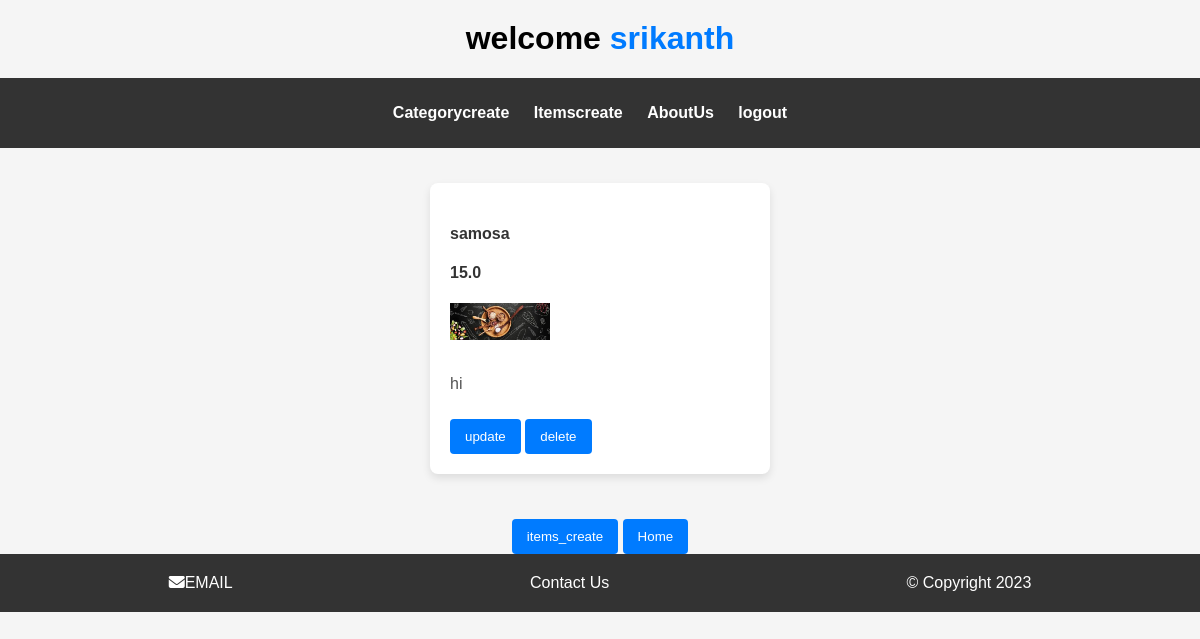
Page /owner_app/items_display_view/8/ (signed in) on the committed database.
### crud_app/models.py (models this page shows)
class food_model(models.Model):
    category_id=models.ForeignKey(category_model,on_delete=models.CASCADE)
    hotel_id=models.IntegerField()
    item_id=models.AutoField(primary_key=True)
    item_name=models.CharField(max_length=30)
    item_price=models.FloatField()
    item_quantity=models.IntegerField(default=1)
    item_desc=models.TextField()
    item_image=models.ImageField()

### owner_app/views.py (the view)
@login_required(login_url='/owner_app/owner_login_view/')
def items_display_view(request,pk):
    res=food_model.objects.filter(category_id=pk)
    return render(request=request,template_name='items_display.html',context={'res':res})

### owner_app/templates/items_display.html (shortened to what this page needs)
<!DOCTYPE html>
<html lang="en">
<head>
</head>
<body>
    {% include 'partials/_header_owner.html' %}
    <div id="items-dis">
    {% if res%}
        {% for i in res %}
        <div id="item">
        <h4>{{i.item_name}}</h4>
        <h4>{{i.item_price}}</h4>
        <img src="{{i.item_image.url}}" alt="" height="100px" width="100px">
        <p>{{i.item_desc}}</p>
        <a href="{% url 'crud_app:item_update' pk=i.item_id%}"><button>update</button></a>
        <a href="{% url 'crud_app:item_delete' pk=i.item_id%}"><button>delete</button></a>
        </div>
        {% endfor %}
    {% endif %}
</div>
<div id="buttons">
<a href="{% url 'crud_app:items' %}"><button>
    items_create
</button></a>
<a href="{% url 'owner_app:sample_home_view' %}"><button>
    Home
</button></a>
</div>
{% include 'partials/_footer.html' %}
</body>
</html>

### owner_app/templates/partials/_header_owner.html (shortened to what this page needs)
<!DOCTYPE html>
<html lang="en">
<head>
    {% load static %}
</head>
<body>
    <h1>welcome <span id="spanowner">{{user}}</span></h1>
    <header id="header" class="">
        <nav  class="" id="nav">
            <ul id="ul-owner">
                <li><a href="{% url 'crud_app:catagory'%}" class="a">Categorycreate</a></li>
                <li><a href="{% url 'crud_app:items' %}" class="a">Itemscreate</a></li>
                <li><a href="" class="a">AboutUs</a></li>
                <li><a href="{% url 'owner_app:logout'%}" class="a">logout</a></li>
            </ul>
        </nav>
    </header>
</body>
</html>

### owner_app/templates/items_display.html (style rules this page uses)
body { font-family: 'Arial', sans-serif; margin: 0; padding: 0; background-color: #f5f5f5; }
#items-dis { display: flex; flex-wrap: wrap; justify-content: space-around; padding: 20px; }
#item { background-color: #fff; border-radius: 8px; box-shadow: 0 4px 8px rgba(0, 0, 0, 0.1); margin: 15px; padding: 20px; width: 300px; }
h4 { color: #333; }
img { max-width: 100%; height: auto; margin-bottom: 15px; }
p { color: #555; }
button { background-color: #007BFF; color: #fff; padding: 10px 15px; border: none; border-radius: 4px; cursor: pointer; margin-top: 10px; transition: background-color 0.3s; }
#buttons { text-align: center; }
a { text-decoration: none; }

### owner_app/templates/partials/_header_owner.html (style rules this page uses)
body { font-family: 'Arial', sans-serif; background-color: #f5f5f5; }
h1 { text-align: center; margin-top: 20px; }
#spanowner { color: #007BFF; }
header { background-color: #333; padding: 10px 0; width: 100%; top: 0; z-index: 1000; }
nav { text-align: center; }
ul { list-style-type: none; padding: 0; }
li { display: inline-block; margin-right: 20px; }
.a { text-decoration: none; color: #fff; font-weight: bold; font-size: 16px; transition: color 0.3s; }

### rows in the picture
food_model: item_name "samosa", item_price "15.0", item_image (picture), item_desc "hi"

### other values in the picture
{{ user }} "srikanth"
